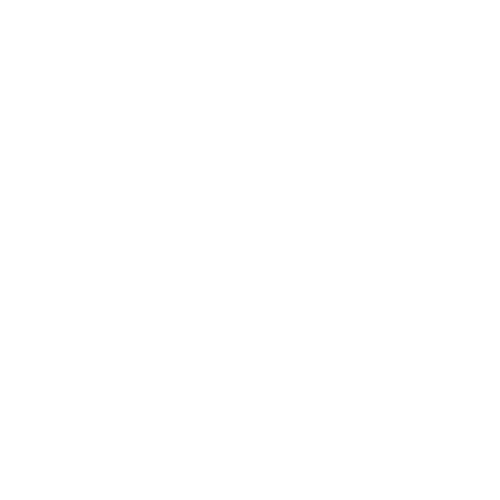
Frame 1 (no input)
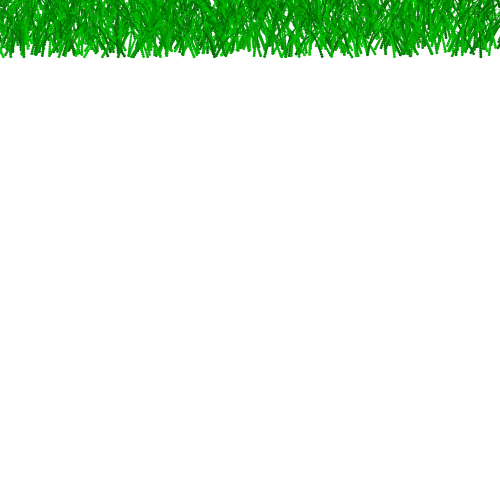
Frame 60 (no input)
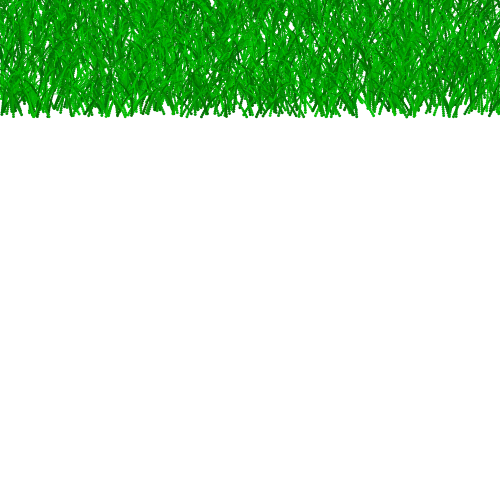
Frame 120 (the mouse pressed at the canvas centre since frame 60)

The p5.js sketch that drew these frames (run headless with seeded random() and noise() and a simulated clock; from frame 60 on, the mouse is pressed at the canvas centre):

// p5.js sketch
// ── sketch.js
/*
Genuary 2022
JAN.23 "Abstract vegetation."

By Roni Kaufman
https://ronikaufman.github.io
*/

let margin = 50;
let y0 = 0;

function setup() {
  createCanvas(500, 500);
  //noLoop();
  noStroke();
  background(255);
}

function draw() {
  for (let i = 0; i < 24; i++) {
    let x0 = random(width);
    let vel0 = p5.Vector.fromAngle(3*PI/2 + random(-1, 1)*PI/6, random(2.4, 2.6));
    let p = new Particle(x0, y0, vel0, random(2.9, 3.1), [random(10), random(100, 200), random(10)]);
    while (p.stillGrowing()) {
      p.update();
      p.draw();
    }
  }

  if (random() < 0.01 && y0 > margin + 75 && y0 < height - margin - 75) {
    drawRock(random(margin+75, width-margin-75), y0);
  }

  y0++;
  if (y0 > height) {
    noLoop();
    fill(255);
    rect(0, 0, width, margin);
    rect(0, 0, margin, height);
    rect(0, height-margin, width, margin);
    rect(width-margin, 0, margin, height);
  }
}

function Particle(x0, y0, vel0, d0, col) {
  this.pos = createVector(x0, y0);
  this.vel = vel0;
  this.acc = createVector(0, 0.1);
  this.d = d0;
  this.col = col;

  this.update = function() {
    this.vel.add(this.acc);
    this.pos.add(this.vel);
    this.d -= 0.1;
  }

  this.draw = function() {
    fill(this.col);
    circle(this.pos.x, this.pos.y, this.d);
  }

  this.stillGrowing = function() {
    return this.d > 0;
  }
}

function drawRock(x0, y0) {
  let thetaStep = PI/floor(random(7, 11));
  let rw0 = random(50, 100);
  let rh0 = random(50, 100);
  fill(random(245, 255));
  beginShape();
  for (let theta = PI; theta < TAU+thetaStep; theta += thetaStep) {
    let rw = rw0 + random(-5, 5);
    let x = x0 + rw*cos(theta);
    let rh = rh0 + random(-5, 5);
    let y = y0 + rh*sin(theta);
    vertex(x, y);
  }
  endShape(CLOSE);
}
